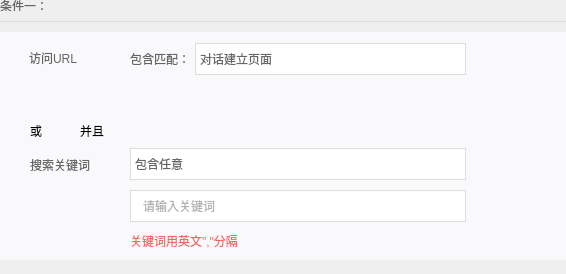
              <widget class="QWidget" name="widget_3_conditionOne" native="true">
               <layout class="QVBoxLayout" name="verticalLayout_6">
                <property name="spacing">
                 <number>10</number>
                </property>
                <property name="leftMargin">
                 <number>0</number>
                </property>
                <property name="topMargin">
                 <number>0</number>
                </property>
                <property name="rightMargin">
                 <number>0</number>
                </property>
                <property name="bottomMargin">
                 <number>14</number>
                </property>
                <item>
                 <widget class="QWidget" name="widget_9" native="true">
                  <property name="minimumSize">
                   <size>
                    <width>0</width>
                    <height>11</height>
                   </size>
                  </property>
                  <property name="maximumSize">
                   <size>
                    <width>16777215</width>
                    <height>11</height>
                   </size>
                  </property>
                  <layout class="QHBoxLayout" name="horizontalLayout_4">
                   <property name="spacing">
                    <number>5</number>
                   </property>
                   <property name="margin">
                    <number>0</number>
                   </property>
                   <item>
                    <widget class="QLabel" name="label_5">
                     <property name="styleSheet">
                      <string notr="true">font: 12px &quot;微软雅黑&quot;;
color: #656565;</string>
                     </property>
                     <property name="text">
                      <string>条件一：</string>
                     </property>
                    </widget>
                   </item>
                   <item>
                    <spacer name="horizontalSpacer_6">
                     <property name="orientation">
                      <enum>Qt::Horizontal</enum>
                     </property>
                     <property name="sizeHint" stdset="0">
                      <size>
                       <width>40</width>
                       <height>20</height>
                      </size>
                     </property>
                    </spacer>
                   </item>
                  </layout>
                 </widget>
                </item>
                <item>
                 <widget class="Line" name="line_2">
                  <property name="minimumSize">
                   <size>
                    <width>0</width>
                    <height>1</height>
                   </size>
                  </property>
                  <property name="maximumSize">
                   <size>
                    <width>16777215</width>
                    <height>1</height>
                   </size>
                  </property>
                  <property name="styleSheet">
                   <string notr="true">border: 0px;
background-color: #dddddd;</string>
                  </property>
                  <property name="orientation">
                   <enum>Qt::Horizontal</enum>
                  </property>
                 </widget>
                </item>
                <item>
                 <widget class="QWidget" name="widget_conditionOneBg" native="true">
                  <property name="styleSheet">
                   <string notr="true">QWidget#widget_conditionOneBg
{
background-color: #F9F9FB;
}</string>
                  </property>
                  <layout class="QVBoxLayout" name="verticalLayout_9">
                   <property name="spacing">
                    <number>10</number>
                   </property>
                   <property name="margin">
                    <number>10</number>
                   </property>
                   <item>
                    <widget class="QWidget" name="widget_url" native="true">
                     <property name="styleSheet">
                      <string notr="true">QWidget#widget_url
{
background-color: rgba(255, 255, 255, 0);
}</string>
                     </property>
                     <layout class="QHBoxLayout" name="horizontalLayout_12">
                      <property name="spacing">
                       <number>0</number>
                      </property>
                      <property name="margin">
                       <number>0</number>
                      </property>
                      <item>
                       <widget class="QWidget" name="widget_2_url" native="true">
                        <property name="minimumSize">
                         <size>
                          <width>120</width>
                          <height>0</height>
                         </size>
                        </property>
                        <property name="maximumSize">
                         <size>
                          <width>120</width>
                          <height>16777215</height>
                         </size>
                        </property>
                        <property name="styleSheet">
                         <string notr="true">QWidget#widget_2_url
{
	background-color: rgba(255, 255, 255, 0);
}</string>
                        </property>
                        <layout class="QVBoxLayout" name="verticalLayout_12">
                         <property name="spacing">
                          <number>0</number>
                         </property>
                         <property name="margin">
                          <number>0</number>
                         </property>
                         <item>
                          <widget class="QCheckBox" name="m_cbox_visitUrl">
                           <property name="minimumSize">
                            <size>
                             <width>0</width>
                             <height>32</height>
                            </size>
                           </property>
                           <property name="maximumSize">
                            <size>
                             <width>16777215</width>
                             <height>32</height>
                            </size>
                           </property>
                           <property name="styleSheet">
                            <string notr="true">font: 12px &quot;微软雅黑&quot;;
color: #666666;
background-color: rgba(255, 255, 255, 0);</string>
                           </property>
                           <property name="text">
                            <string>访问URL</string>
                           </property>
                          </widget>
                         </item>
                         <item>
                          <spacer name="verticalSpacer">
                           <property name="orientation">
                            <enum>Qt::Vertical</enum>
                           </property>
                           <property name="sizeHint" stdset="0">
                            <size>
                             <width>20</width>
                             <height>40</height>
                            </size>
                           </property>
                          </spacer>
                         </item>
                        </layout>
                       </widget>
                      </item>
                      <item>
                       <widget class="QWidget" name="widget_url_condition" native="true">
                        <property name="styleSheet">
                         <string notr="true">QWidget#widget_url_condition
{
	background-color: rgba(255, 255, 255, 0);
}</string>
                        </property>
                        <layout class="QVBoxLayout" name="verticalLayout_33">
                         <property name="spacing">
                          <number>10</number>
                         </property>
                         <property name="margin">
                          <number>0</number>
                         </property>
                         <item>
                          <widget class="QWidget" name="widget_4" native="true">
                           <property name="minimumSize">
                            <size>
                             <width>0</width>
                             <height>34</height>
                            </size>
                           </property>
                           <property name="maximumSize">
                            <size>
                             <width>16777215</width>
                             <height>34</height>
                            </size>
                           </property>
                           <property name="styleSheet">
                            <string notr="true">QWidget#widget_4
{
	background-color: rgba(255, 255, 255, 0);
}</string>
                           </property>
                           <layout class="QHBoxLayout" name="horizontalLayout_13">
                            <property name="spacing">
                             <number>10</number>
                            </property>
                            <property name="leftMargin">
                             <number>0</number>
                            </property>
                            <property name="topMargin">
                             <number>0</number>
                            </property>
                            <property name="rightMargin">
                             <number>10</number>
                            </property>
                            <property name="bottomMargin">
                             <number>0</number>
                            </property>
                            <item>
                             <widget class="QLabel" name="label_12">
                              <property name="minimumSize">
                               <size>
                                <width>55</width>
                                <height>0</height>
                               </size>
                              </property>
                              <property name="maximumSize">
                               <size>
                                <width>55</width>
                                <height>16777215</height>
                               </size>
                              </property>
                              <property name="styleSheet">
                               <string notr="true">font: 12px &quot;微软雅黑&quot;;
color: #656565;
background-color: rgba(255, 255, 255, 0);</string>
                              </property>
                              <property name="text">
                               <string>包含匹配：</string>
                              </property>
                             </widget>
                            </item>
                            <item>
                             <widget class="QComboBox" name="m_comb_containMatch">
                              <property name="minimumSize">
                               <size>
                                <width>271</width>
                                <height>32</height>
                               </size>
                              </property>
                              <property name="maximumSize">
                               <size>
                                <width>271</width>
                                <height>32</height>
                               </size>
                              </property>
                              <property name="styleSheet">
                               <string notr="true">QComboBox
{
border:1px solid #dddddd;
font: 12px &quot;微软雅黑&quot;;
color: #666666;
}
QComboBox::drop-down
{
width: 20px;
border: 0px;
}
QComboBox::down-arrow
{
width:20px;
height:30px;
image: url(:/YL/Resources/YL/Robot/icon_arrow.png);
padding-right: 10px;
}

QComboBox QAbstractItemView
{
border:0px;
outline: 0;
font: 12px &quot;微软雅黑&quot;;
color: #666666;
background-color: rgb(255, 255, 255);
}
QComboBox QAbstractItemView::item
{
height:26px;
}
QComboBox QAbstractItemView::item:hover
{
color: rgb(116, 116, 116);
background-color: rgb(230, 242, 255);
}
QComboBox QAbstractItemView::item:selected
{
color: rgb(116, 116, 116);
background-color: rgb(230, 242, 255); 
}
QComboBox QAbstractScrollArea QScrollBar:vertical
{
background-color: #d0d2d4;
}
</string>
                              </property>
                              <item>
                               <property name="text">
                                <string>对话建立页面</string>
                               </property>
                              </item>
                              <item>
                               <property name="text">
                                <string>初始访问页面</string>
                               </property>
                              </item>
                             </widget>
                            </item>
                            <item>
                             <spacer name="horizontalSpacer_20">
                              <property name="orientation">
                               <enum>Qt::Horizontal</enum>
                              </property>
                              <property name="sizeHint" stdset="0">
                               <size>
                                <width>40</width>
                                <height>20</height>
                               </size>
                              </property>
                             </spacer>
                            </item>
                           </layout>
                          </widget>
                         </item>
                         <item>
                          <widget class="QWidget" name="m_widget_url" native="true">
                           <property name="styleSheet">
                            <string notr="true">QWidget#m_widget_url
{
	background-color: rgba(255, 255, 255, 0);
}</string>
                           </property>
                           <layout class="QVBoxLayout" name="verticalLayout_14">
                            <property name="spacing">
                             <number>0</number>
                            </property>
                            <property name="margin">
                             <number>0</number>
                            </property>
                            <item>
                             <layout class="QVBoxLayout" name="m_vLayout_Url">
                              <property name="spacing">
                               <number>10</number>
                              </property>
                              <property name="topMargin">
                               <number>0</number>
                              </property>
                              <property name="rightMargin">
                               <number>0</number>
                              </property>
                              <property name="bottomMargin">
                               <number>0</number>
                              </property>
                              <item>
                               <widget class="UIYL_ManRobotRuleSettingUrlWidget" name="m_widget_first" native="true"/>
                              </item>
                             </layout>
                            </item>
                           </layout>
                          </widget>
                         </item>
                        </layout>
                       </widget>
                      </item>
                      <item>
                       <spacer name="horizontalSpacer_11">
                        <property name="orientation">
                         <enum>Qt::Horizontal</enum>
                        </property>
                        <property name="sizeHint" stdset="0">
                         <size>
                          <width>40</width>
                          <height>20</height>
                         </size>
                        </property>
                       </spacer>
                      </item>
                     </layout>
                    </widget>
                   </item>
                   <item>
                    <widget class="QWidget" name="widget_rbtn" native="true">
                     <property name="minimumSize">
                      <size>
                       <width>0</width>
                       <height>14</height>
                      </size>
                     </property>
                     <property name="maximumSize">
                      <size>
                       <width>16777215</width>
                       <height>14</height>
                      </size>
                     </property>
                     <property name="styleSheet">
                      <string notr="true">QWidget#widget_rbtn
{
	background-color: rgba(255, 255, 255, 0);
}</string>
                     </property>
                     <layout class="QHBoxLayout" name="horizontalLayout_10">
                      <property name="spacing">
                       <number>15</number>
                      </property>
                      <property name="margin">
                       <number>0</number>
                      </property>
                      <item>
                       <widget class="QRadioButton" name="m_rbtn_or">
                        <property name="minimumSize">
                         <size>
                          <width>35</width>
                          <height>0</height>
                         </size>
                        </property>
                        <property name="maximumSize">
                         <size>
                          <width>35</width>
                          <height>16777215</height>
                         </size>
                        </property>
                        <property name="styleSheet">
                         <string notr="true">background-color: rgba(255, 255, 255, 0);</string>
                        </property>
                        <property name="text">
                         <string>或</string>
                        </property>
                       </widget>
                      </item>
                      <item>
                       <widget class="QRadioButton" name="m_rbtn_and">
                        <property name="minimumSize">
                         <size>
                          <width>50</width>
                          <height>0</height>
                         </size>
                        </property>
                        <property name="maximumSize">
                         <size>
                          <width>50</width>
                          <height>16777215</height>
                         </size>
                        </property>
                        <property name="styleSheet">
                         <string notr="true">background-color: rgba(255, 255, 255, 0);</string>
                        </property>
                        <property name="text">
                         <string>并且</string>
                        </property>
                       </widget>
                      </item>
                      <item>
                       <spacer name="horizontalSpacer_17">
                        <property name="orientation">
                         <enum>Qt::Horizontal</enum>
                        </property>
                        <property name="sizeHint" stdset="0">
                         <size>
                          <width>40</width>
                          <height>20</height>
                         </size>
                        </property>
                       </spacer>
                      </item>
                     </layout>
                    </widget>
                   </item>
                   <item>
                    <widget class="QWidget" name="widget_searchKey" native="true">
                     <property name="styleSheet">
                      <string notr="true">QWidget#widget_searchKey
{
background-color: rgba(255, 255, 255, 0);
}
</string>
                     </property>
                     <layout class="QHBoxLayout" name="horizontalLayout_11">
                      <property name="spacing">
                       <number>0</number>
                      </property>
                      <property name="margin">
                       <number>0</number>
                      </property>
                      <item>
                       <widget class="QWidget" name="widget_12" native="true">
                        <property name="minimumSize">
                         <size>
                          <width>120</width>
                          <height>0</height>
                         </size>
                        </property>
                        <property name="maximumSize">
                         <size>
                          <width>120</width>
                          <height>16777215</height>
                         </size>
                        </property>
                        <property name="styleSheet">
                         <string notr="true">QWidget#widget_12
{
	background-color: rgba(255, 255, 255, 0);
}</string>
                        </property>
                        <layout class="QVBoxLayout" name="verticalLayout_11">
                         <property name="spacing">
                          <number>0</number>
                         </property>
                         <property name="margin">
                          <number>1</number>
                         </property>
                         <item>
                          <widget class="QCheckBox" name="m_cbox_searchKey">
                           <property name="minimumSize">
                            <size>
                             <width>0</width>
                             <height>32</height>
                            </size>
                           </property>
                           <property name="maximumSize">
                            <size>
                             <width>16777215</width>
                             <height>32</height>
                            </size>
                           </property>
                           <property name="styleSheet">
                            <string notr="true">font: 12px &quot;微软雅黑&quot;;
color: #666666;
background-color: rgba(255, 255, 255, 0);</string>
                           </property>
                           <property name="text">
                            <string>搜索关键词</string>
                           </property>
                          </widget>
                         </item>
                         <item>
                          <spacer name="verticalSpacer_2">
                           <property name="orientation">
                            <enum>Qt::Vertical</enum>
                           </property>
                           <property name="sizeHint" stdset="0">
                            <size>
                             <width>20</width>
                             <height>40</height>
                            </size>
                           </property>
                          </spacer>
                         </item>
                        </layout>
                       </widget>
                      </item>
                      <item>
                       <widget class="QWidget" name="widget_search_condition" native="true">
                        <property name="minimumSize">
                         <size>
                          <width>336</width>
                          <height>0</height>
                         </size>
                        </property>
                        <property name="styleSheet">
                         <string notr="true">QWidget#widget_search_condition
{
	background-color: rgba(255, 255, 255, 0);
}</string>
                        </property>
                        <layout class="QVBoxLayout" name="verticalLayout_10">
                         <property name="spacing">
                          <number>10</number>
                         </property>
                         <property name="margin">
                          <number>0</number>
                         </property>
                         <item>
                          <widget class="QComboBox" name="m_comb_containAny">
                           <property name="minimumSize">
                            <size>
                             <width>0</width>
                             <height>32</height>
                            </size>
                           </property>
                           <property name="maximumSize">
                            <size>
                             <width>16777215</width>
                             <height>32</height>
                            </size>
                           </property>
                           <property name="styleSheet">
                            <string notr="true">QComboBox
{
border:1px solid #dddddd;
font: 12px &quot;微软雅黑&quot;;
color: #666666;
}
QComboBox::drop-down
{
width: 20px;
border: 0px;
}
QComboBox::down-arrow
{
width:20px;
height:30px;
image: url(:/YL/Resources/YL/Robot/icon_arrow.png);
padding-right: 10px;
}

QComboBox QAbstractItemView
{
border:0px;
outline: 0;
font: 12px &quot;微软雅黑&quot;;
color: #666666;
background-color: rgb(255, 255, 255);
}
QComboBox QAbstractItemView::item
{
height:26px;
}
QComboBox QAbstractItemView::item:hover
{
color: rgb(116, 116, 116);
background-color: rgb(230, 242, 255);
}
QComboBox QAbstractItemView::item:selected
{
color: rgb(116, 116, 116);
background-color: rgb(230, 242, 255); 
}
QComboBox QAbstractScrollArea QScrollBar:vertical
{
background-color: #d0d2d4;
}
</string>
                           </property>
                           <item>
                            <property name="text">
                             <string>包含任意</string>
                            </property>
                           </item>
                           <item>
                            <property name="text">
                             <string>包含全部</string>
                            </property>
                           </item>
                          </widget>
                         </item>
                         <item>
                          <widget class="QLineEdit" name="m_edit_key">
                           <property name="minimumSize">
                            <size>
                             <width>0</width>
                             <height>32</height>
                            </size>
                           </property>
                           <property name="maximumSize">
                            <size>
                             <width>16777215</width>
                             <height>32</height>
                            </size>
                           </property>
                           <property name="styleSheet">
                            <string notr="true">QLineEdit
{
border: 1px solid #DDDDDD;
padding-left: 10px;
padding-right: 10px;
font: 12px &quot;微软雅黑&quot;;
color: #656565;
}</string>
                           </property>
                           <property name="placeholderText">
                            <string>请输入关键词</string>
                           </property>
                          </widget>
                         </item>
                         <item>
                          <widget class="QLabel" name="label_11">
                           <property name="styleSheet">
                            <string notr="true">font: 12px &quot;微软雅黑&quot;;
color: #F66666;
background-color: rgba(255, 255, 255, 0);</string>
                           </property>
                           <property name="text">
                            <string>关键词用英文&quot;,&quot;分隔</string>
                           </property>
                          </widget>
                         </item>
                        </layout>
                       </widget>
                      </item>
                      <item>
                       <spacer name="horizontalSpacer_18">
                        <property name="orientation">
                         <enum>Qt::Horizontal</enum>
                        </property>
                        <property name="sizeHint" stdset="0">
                         <size>
                          <width>40</width>
                          <height>20</height>
                         </size>
                        </property>
                       </spacer>
                      </item>
                     </layout>
                    </widget>
                   </item>
                  </layout>
                 </widget>
                </item>
               </layout>
              </widget>
